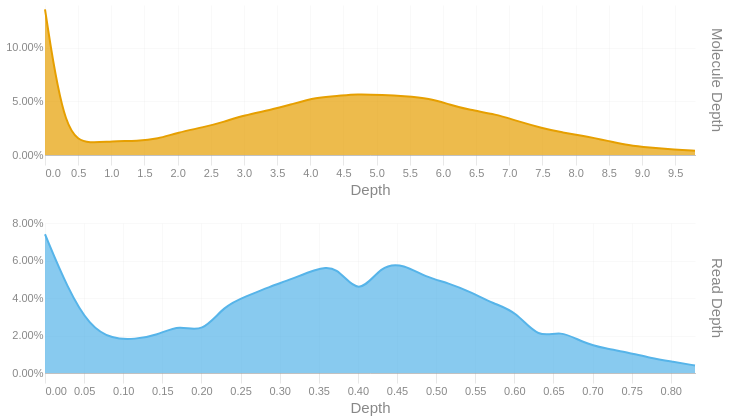

The code cell stored with this chart in its notebook:
### Code cell
readdep = depth_hist(tb['Read Depth'], q99, 3)
readdep = readdep.with_columns(pl.lit('Read Depth').alias('Metric'))
if not SKIPLR:
    moldep = depth_hist(tb['Molecule Depth'], mol_q99, 1)
    moldep = moldep.with_columns(pl.lit('Molecule Depth').alias('Metric'))
    _hist = pl.concat([readdep, moldep])
    _hist = _hist.filter(pl.col('Proportion') != 0)
    with SafeRender(_hist):
        (
            alt.Chart(_hist)        
            .mark_area(interpolate = "basis")
            .encode(
                x=alt.X('Bin:Q').scale(domainMin=0).axis(alt.Axis(title='Depth')),
                y = alt.Y('Proportion:Q', title = None).axis(format = '.2%'),
                color = alt.Color('Metric:N').legend(None),
                row = alt.Row("Metric:N").header(title = None, labelOrient = 'right'),
                tooltip = [
                    alt.Tooltip("Metric:N", title = "Metric"),
                    alt.Tooltip('Interval:N', title = "Depth Interval"),
                    alt.Tooltip('Proportion:Q', title = "% Alignments").format('.2%')
                ]
            )
            .resolve_scale(x='independent', y='independent')
            .properties(
                height = 150, width = 650,
                usermeta={'embedOptions': {'downloadFileName': f'{samplename}.depth.hist'}}
            )
        ).display()
else:
    readdep = readdep.filter(pl.col('Proportion') != 0)
    with SafeRender(readdep):
        (
            alt.Chart(readdep)        
            .mark_area(interpolate = "basis")
            .encode(
                x=alt.X('Bin:Q').scale(domainMin=0).axis(alt.Axis(title='Depth')),
                y = alt.Y('Proportion:Q', title = None).axis(format = '.2%'),
                tooltip = [
                    alt.Tooltip('Interval:N', title = "Depth Interval"),
                    alt.Tooltip('Proportion:Q', title = "% Alignments").format('.2%')
                ]
            )
            .properties(
                usermeta={'embedOptions': {'downloadFileName': f'{samplename}.depth.hist'}}
            )
        ).display()

### Figure 1 — Vega-Lite specification as saved in the notebook (floating-point values rounded to 4 significant figures)
{"width": 650, "height": 150, "config": {"title": {"anchor": "start", "dy": -15, "fontSize": 18, "color": "#888888", "subtitleColor": "#888888", "subtitleFontSize": 14}, "arc": {"fill": "#0072B2"}, "axis": {"domainColor": "#888888", "domainWidth": 0.5, "gridWidth": 0.2, "grid": false, "titleFontWeight": 400, "titleFontSize": 15, "labelFontSize": 11, "labelColor": "#888888", "tickColor": "#888888", "tickWidth": 0.2, "titleColor": "#888888"}, "axisBand": {"grid": false}, "axisX": {"grid": true, "tickSize": 10, "domainCap": "round"}, "axisY": {"domain": false, "grid": true, "tickSize": 0, "domainCap": "round"}, "background": "transparent", "header": {"labelFontSize": 15, "labelColor": "#888888", "titleFontSize": 15, "titleFontWeight": 600, "titleColor": "#888888"}, "legend": {"labelFont": "sans-serif", "labelFontSize": 12, "labelColor": "#888888", "symbolSize": 100, "symbolType": "circle", "titleFontSize": 12, "titlePadding": 10, "titleColor": "#888888", "title": null}, "range": {"category": ["#E69F00", "#56B4E9", "#009E73", "#F0E442", "#0072B2", "#D55E00", "#CC79A7", "#000000"], "diverging": ["#cfe8f3", "#a2d4ec", "#73bfe2", "#46abdb", "#1696d2", "#12719e"]}, "area": {"fill": "#0072B2", "fillOpacity": 0.7, "line": true, "strokeOpacity": 0.7}, "line": {"color": "#0072B2", "stroke": "#0072B2", "strokeWidth": 2}, "trail": {"color": "#0072B2", "stroke": "#0072B2", "strokeWidth": 0, "size": 1}, "point": {"filled": true, "fillOpacity": 1.0, "size": 95}, "text": {"color": "#888888", "fontSize": 11, "align": "right", "fontWeight": 400, "size": 11}, "bar": {"fill": "#0072B2", "stroke": null}, "view": {"stroke": null, "continuousWidth": 660, "continuousHeight": 400}}, "data": {"name": "data-ae2f14ff89fc999673c4b6d512d090c4"}, "mark": {"type": "area", "interpolate": "basis"}, "encoding": {"color": {"field": "Metric", "legend": null, "type": "nominal"}, "row": {"field": "Metric", "header": {"title": null, "labelOrient": "right"}, "type": "nominal"}, "tooltip": [{"field": "Metric", "title": "Metric", "type": "nominal"}, {"field": "Interval", "title": "Depth Interval", "type": "nominal"}, {"field": "Proportion", "format": ".2%", "title": "% Alignments", "type": "quantitative"}], "x": {"axis": {"title": "Depth"}, "field": "Bin", "scale": {"domainMin": 0}, "type": "quantitative"}, "y": {"axis": {"format": ".2%"}, "field": "Proportion", "title": null, "type": "quantitative"}}, "resolve": {"scale": {"x": "independent", "y": "independent"}}, "usermeta": {"embedOptions": {"downloadFileName": "TF26LRJL0037_50B_L_10484332_23Y22YLT4_L7.depth.hist"}}, "$schema": "https://vega.github.io/schema/vega-lite/v6.4.1.json", "datasets": {"data-ae2f14ff89fc999673c4b6d512d090c4": [{"Bin": 0.0, "Interval": "0.0-0.029", "Proportion": 0.074, "Metric": "Read Depth"}, {"Bin": 0.029, "Interval": "0.029-0.057", "Proportion": 0.045, "Metric": "Read Depth"}, {"Bin": 0.057, "Interval": "0.057-0.086", "Proportion": 0.025, "Metric": "Read Depth"}, {"Bin": 0.086, "Interval": "0.086-0.115", "Proportion": 0.018, "Metric": "Read Depth"}, {"Bin": 0.115, "Interval": "0.115-0.143", "Proportion": 0.018, "Metric": "Read Depth"}, {"Bin": 0.143, "Interval": "0.143-0.172", "Proportion": 0.02, "Metric": "Read Depth"}, {"Bin": 0.172, "Interval": "0.172-0.201", "Proportion": 0.026, "Metric": "Read Depth"}, {"Bin": 0.201, "Interval": "0.201-0.229", "Proportion": 0.021, "Metric": "Read Depth"}, {"Bin": 0.229, "Interval": "0.229-0.258", "Proportion": 0.036, "Metric": "Read Depth"}, {"Bin": 0.258, "Interval": "0.258-0.287", "Proportion": 0.041, "Metric": "Read Depth"}, {"Bin": 0.287, "Interval": "0.287-0.315", "Proportion": 0.046, "Metric": "Read Depth"}, {"Bin": 0.315, "Interval": "0.315-0.344", "Proportion": 0.05, "Metric": "Read Depth"}, {"Bin": 0.344, "Interval": "0.344-0.373", "Proportion": 0.055, "Metric": "Read Depth"}, {"Bin": 0.373, "Interval": "0.373-0.401", "Proportion": 0.058, "Metric": "Read Depth"}, {"Bin": 0.401, "Interval": "0.401-0.43", "Proportion": 0.04, "Metric": "Read Depth"}, {"Bin": 0.43, "Interval": "0.43-0.459", "Proportion": 0.058, "Metric": "Read Depth"}, {"Bin": 0.459, "Interval": "0.459-0.487", "Proportion": 0.058, "Metric": "Read Depth"}, {"Bin": 0.487, "Interval": "0.487-0.516", "Proportion": 0.051, "Metric": "Read Depth"}, {"Bin": 0.516, "Interval": "0.516-0.545", "Proportion": 0.048, "Metric": "Read Depth"}, {"Bin": 0.545, "Interval": "0.545-0.573", "Proportion": 0.043, "Metric": "Read Depth"}, {"Bin": 0.573, "Interval": "0.573-0.602", "Proportion": 0.037, "Metric": "Read Depth"}, {"Bin": 0.602, "Interval": "0.602-0.631", "Proportion": 0.033, "Metric": "Read Depth"}, {"Bin": 0.631, "Interval": "0.631-0.659", "Proportion": 0.018, "Metric": "Read Depth"}, {"Bin": 0.659, "Interval": "0.659-0.688", "Proportion": 0.023, "Metric": "Read Depth"}, {"Bin": 0.688, "Interval": "0.688-0.717", "Proportion": 0.016, "Metric": "Read Depth"}, {"Bin": 0.717, "Interval": "0.717-0.745", "Proportion": 0.013, "Metric": "Read Depth"}, {"Bin": 0.745, "Interval": "0.745-0.774", "Proportion": 0.011, "Metric": "Read Depth"}, {"Bin": 0.774, "Interval": "0.774-0.803", "Proportion": 0.008, "Metric": "Read Depth"}, {"Bin": 0.803, "Interval": "0.803-0.831", "Proportion": 0.006, "Metric": "Read Depth"}, {"Bin": 0.831, "Interval": "0.831-0.86", "Proportion": 0.004, "Metric": "Read Depth"}, {"Bin": 0.0, "Interval": "0.0-0.3", "Proportion": 0.136, "Metric": "Molecule Depth"}, {"Bin": 0.3, "Interval": "0.3-0.7", "Proportion": 0.015, "Metric": "Molecule Depth"}, {"Bin": 0.7, "Interval": "0.7-1.0", "Proportion": 0.011, "Metric": "Molecule Depth"}, {"Bin": 1.0, "Interval": "1.0-1.4", "Proportion": 0.013, "Metric": "Molecule Depth"}, {"Bin": 1.4, "Interval": "1.4-1.7", "Proportion": 0.013, "Metric": "Molecule Depth"}, {"Bin": 1.7, "Interval": "1.7-2.0", "Proportion": 0.015, "Metric": "Molecule Depth"}, {"Bin": 2.0, "Interval": "2.0-2.4", "Proportion": 0.021, "Metric": "Molecule Depth"}, {"Bin": 2.4, "Interval": "2.4-2.7", "Proportion": 0.026, "Metric": "Molecule Depth"}, {"Bin": 2.7, "Interval": "2.7-3.0", "Proportion": 0.031, "Metric": "Molecule Depth"}, {"Bin": 3.0, "Interval": "3.0-3.4", "Proportion": 0.037, "Metric": "Molecule Depth"}, {"Bin": 3.4, "Interval": "3.4-3.7", "Proportion": 0.042, "Metric": "Molecule Depth"}, {"Bin": 3.7, "Interval": "3.7-4.1", "Proportion": 0.047, "Metric": "Molecule Depth"}, {"Bin": 4.1, "Interval": "4.1-4.4", "Proportion": 0.054, "Metric": "Molecule Depth"}, {"Bin": 4.4, "Interval": "4.4-4.7", "Proportion": 0.055, "Metric": "Molecule Depth"}, {"Bin": 4.7, "Interval": "4.7-5.1", "Proportion": 0.057, "Metric": "Molecule Depth"}, {"Bin": 5.1, "Interval": "5.1-5.4", "Proportion": 0.056, "Metric": "Molecule Depth"}, {"Bin": 5.4, "Interval": "5.4-5.8", "Proportion": 0.055, "Metric": "Molecule Depth"}, {"Bin": 5.8, "Interval": "5.8-6.1", "Proportion": 0.053, "Metric": "Molecule Depth"}, {"Bin": 6.1, "Interval": "6.1-6.4", "Proportion": 0.047, "Metric": "Molecule Depth"}, {"Bin": 6.4, "Interval": "6.4-6.8", "Proportion": 0.042, "Metric": "Molecule Depth"}, {"Bin": 6.8, "Interval": "6.8-7.1", "Proportion": 0.038, "Metric": "Molecule Depth"}, {"Bin": 7.1, "Interval": "7.1-7.5", "Proportion": 0.032, "Metric": "Molecule Depth"}, {"Bin": 7.5, "Interval": "7.5-7.8", "Proportion": 0.025, "Metric": "Molecule Depth"}, {"Bin": 7.8, "Interval": "7.8-8.1", "Proportion": 0.021, "Metric": "Molecule Depth"}, {"Bin": 8.1, "Interval": "8.1-8.5", "Proportion": 0.018, "Metric": "Molecule Depth"}, {"Bin": 8.5, "Interval": "8.5-8.8", "Proportion": 0.013, "Metric": "Molecule Depth"}, {"Bin": 8.8, "Interval": "8.8-9.1", "Proportion": 0.009, "Metric": "Molecule Depth"}, {"Bin": 9.1, "Interval": "9.1-9.5", "Proportion": 0.007, "Metric": "Molecule Depth"}, {"Bin": 9.5, "Interval": "9.5-9.8", "Proportion": 0.005, "Metric": "Molecule Depth"}, {"Bin": 9.8, "Interval": "9.8-10.16", "Proportion": 0.004, "Metric": "Molecule Depth"}]}}
